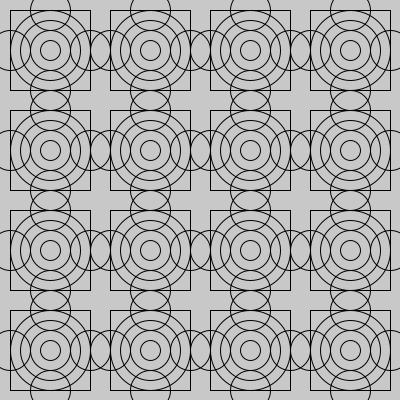
Frame 1 (no input)
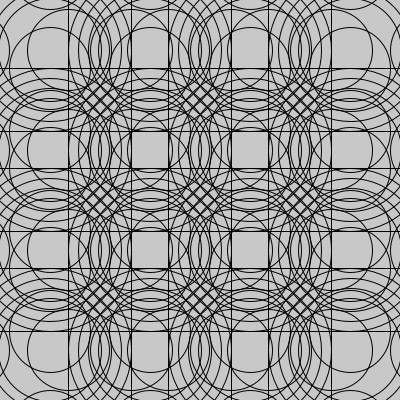
Frame 60 (the mouse pressed at the canvas centre just before this capture)
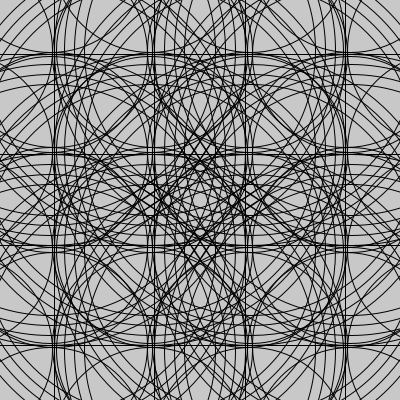
Frame 120 (the mouse held since frame 60 and released just before this capture)

The Processing sketch that drew these frames (run headless with seeded random() and noise(); from frame 60 on, the mouse is pressed at the canvas centre):

// Processing sketch: transform9
// ── transform9.pde
// An ornament animated with changing the diameter of the elements

// These global variables are used for animation
float diameter = 80;
float angle = 0;

void setup() {
  size(400, 400); 
}

//iterate through rows and columns
void draw() {
  background(200);
  for (int h = 0; h < 4; h++) { //row gets values 0, 1, 2 and 3
    for (int i = 0; i < 4; i++) { //column gets values 0, 1, 2 and 3
      shape(100*i, 100*h); //draw shape relative to given coordinates
    }
  }
  
  // diameter sets the diameter for the patterns drawn with shape-method
  diameter = diameter + sin(angle)*5; //sine function is used for generating alternating range
  angle = angle + 0.01; //increment the angle after every draw-loop
}

// Shape-method draws a pattern relative to the given coordinates
void shape(float x, float y) {
  pushMatrix(); //save current coordinate system
  translate(x, y); //move coordinate system
  rectMode(CENTER);
  noFill();
  // all these shapes will be moved based on the translate command
  rect(50, 50, diameter, diameter);
  ellipse(50, 50, diameter, diameter);
  ellipse(50, 50, diameter-20, diameter-20);
  ellipse(50, 50, diameter-40, diameter-40);
  ellipse(50, 50, diameter-60, diameter-60);
  ellipse(50-diameter/2, 50, diameter/2, diameter/2);
  ellipse(50+diameter/2, 50, diameter/2, diameter/2);
  ellipse(50, 50-diameter/2, diameter/2, diameter/2);
  ellipse(50, 50+diameter/2, diameter/2, diameter/2);
  popMatrix(); //return to the original coordinate system
}
